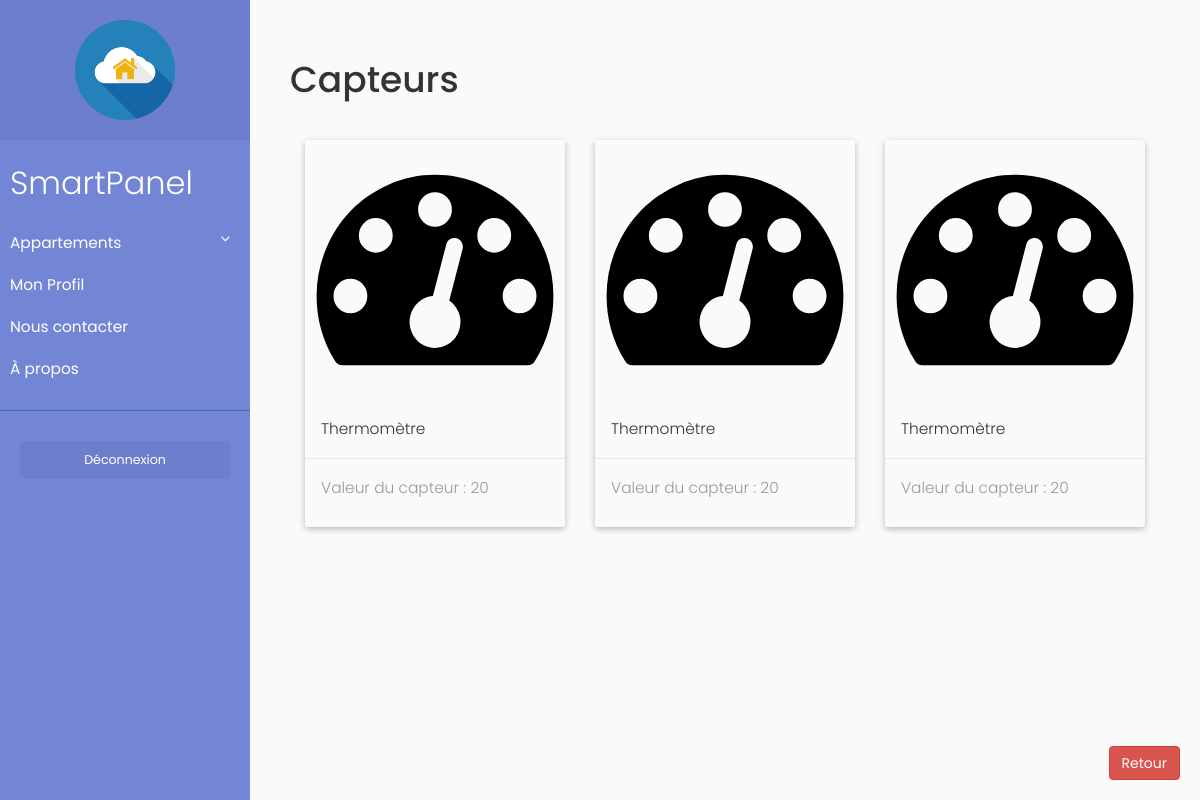
The app's page /index.php?cible=sensorPage&aptID=21654&roomID=31 (signed in) with its own data.
### tables this page shows
CREATE TABLE IF NOT EXISTS `sensor` (
  `SensorID` tinyint(4) NOT NULL AUTO_INCREMENT,
  `Type` int(11) NOT NULL,
  `Value` varchar(20) NOT NULL,
  `RoomID` tinyint(4) NOT NULL,
  PRIMARY KEY (`SensorID`),
  KEY `fk_RoomID` (`RoomID`),
  KEY `fk_sensor` (`Type`)
);

CREATE TABLE IF NOT EXISTS `sensortype` (
  `ID` int(11) NOT NULL AUTO_INCREMENT,
  `Name` varchar(20) NOT NULL,
  `IsActuator` tinyint(4) NOT NULL,
  PRIMARY KEY (`ID`)
);

### Modele/appartment.php (called while the page is built, shortened)
<?php
    function getSensors($db, $RoomID){
    	$response = $db->query('SELECT * FROM sensor WHERE RoomID="'.$RoomID.'"');
    	return $response;
    }
?>

### Modele/sensors.php (called while the page is built)
<?php
function getAptIDOfRoomID($db,$roomID) {
  $reponse = $db->query('SELECT ApartmentID FROM room WHERE RoomID = "'.$roomID.'"');
  return $reponse;
}
function getSensorName($db,$IdType) {
  $reponse = $db->query('SELECT Name FROM sensortype WHERE ID = "'.$IdType.'"');
  return $reponse;
}
?>

### Modele/menu.php (called while the page is built, shortened)
<?php
    function getUserIDOfApartmentID($db,$apartementID) {
      $reponse = $db->query('SELECT User_Id FROM appartment WHERE ApptId = "'.$apartementID.'"');
      return $reponse;
    }
?>

### Vue/sensorPage/sensorPage.php (the view, shortened to what this page needs)
<!DOCTYPE html>
<html>
    <head>
    	<link rel="stylesheet" type="text/css" href="Vue/sensorPage/sensorPage.css">
	</head>
</html>
<?php
include 'Modele/appartment.php';
include 'Modele/sensors.php';
global $testWhosRoom;
  $AptIDOfRoomID = getAptIDOfRoomID($db,$_GET['roomID'])->fetch();
	$userIDOfApartmentID = getUserIDOfApartmentID($db,$AptIDOfRoomID['ApartmentID'])->fetch();
	if($_SESSION['User_Id']==$userIDOfApartmentID['User_Id']){
		$sensorArray = getSensors($db, $_GET['roomID'])->fetchAll();
		$testWhosRoom = true;
	} else {
		$testWhosRoom = false;
	}
if ($testWhosRoom)
{
        $roomBody = '
        <h1>Capteurs</h1> <br>
        <a id="returnButton" href="index.php?cible=apt&aptID='.$_GET['aptID'].'" class="btn btn-danger pull-right" role="button" data-spy="affix">Retour</a>
        <div class="container-fluid">
          <div class="row">';
        $i=0;
        if(sizeof($sensorArray)==0) { $roomBody = '<h1 id="noRooms">Pas de capteurs dans cette pièce</h1> <br/>'; } else {
    	foreach ($sensorArray as $sensor) {
        if($i %3  == 0) {
          $roomBody .= '
            </div>
          <div class="row">';
        }
    		$SensorName = getSensorName($db,$sensor['Type'])->fetch()[0];
    		$roomBody .= '
          	<div class="col-md-4">
            	<div class="card">
                <div class="card-image">
                  <img class="img-responsive" src="Images/sensorPlaceHolder.svg">
                </div>
                <div class="card-content">
                  <p>'. $SensorName.'</p>
                </div>
                <div class="card-action">
                  <p> Valeur du capteur : '. $sensor['Value'].'</p>
                </div>
              </div>
          	</div>
            ';
            $i++;
    	};
	}
}
else
{
    $contenu = 'Pièce non trouvée';
}
include('gabarit.php');
?>

### Vue/sensorPage/sensorPage.css (style rules this page uses)
.card { box-shadow: 0 2px 5px 0 rgba(0, 0, 0, 0.16), 0 2px 10px 0 rgba(0, 0, 0, 0.12); }
.card { margin-top: 10px; box-sizing: border-box; border-radius: 2px; background-clip: padding-box; }
.card .card-image { position: relative; overflow: hidden; }
.card .card-image img { border-radius: 2px 2px 0 0; background-clip: padding-box; position: relative; z-index: -1; }
.card .card-content { padding: 16px; border-radius: 0 0 2px 2px; background-clip: padding-box; box-sizing: border-box; }
.card .card-content p { margin: 0; color: inherit; }
.card .card-action { border-top: 1px solid rgba(160, 160, 160, 0.2); padding: 16px; }
.affix { bottom: 20px; right: 20px; }

### css/structure.css (style rules this page uses)
body { font-family: 'Poppins', sans-serif; background: #fafafa; }
p { font-family: 'Poppins', sans-serif; font-size: 1.1em; font-weight: 300; line-height: 1.7em; color: #999; }
a, a:hover, a:focus { color: inherit; text-decoration: none; transition: all 0.3s; }

### records on screen
sensor: Type.Name "Thermomètre", Value "20"
sensor: Type.Name "Thermomètre", Value "20"
sensor: Type.Name "Thermomètre", Value "20"
